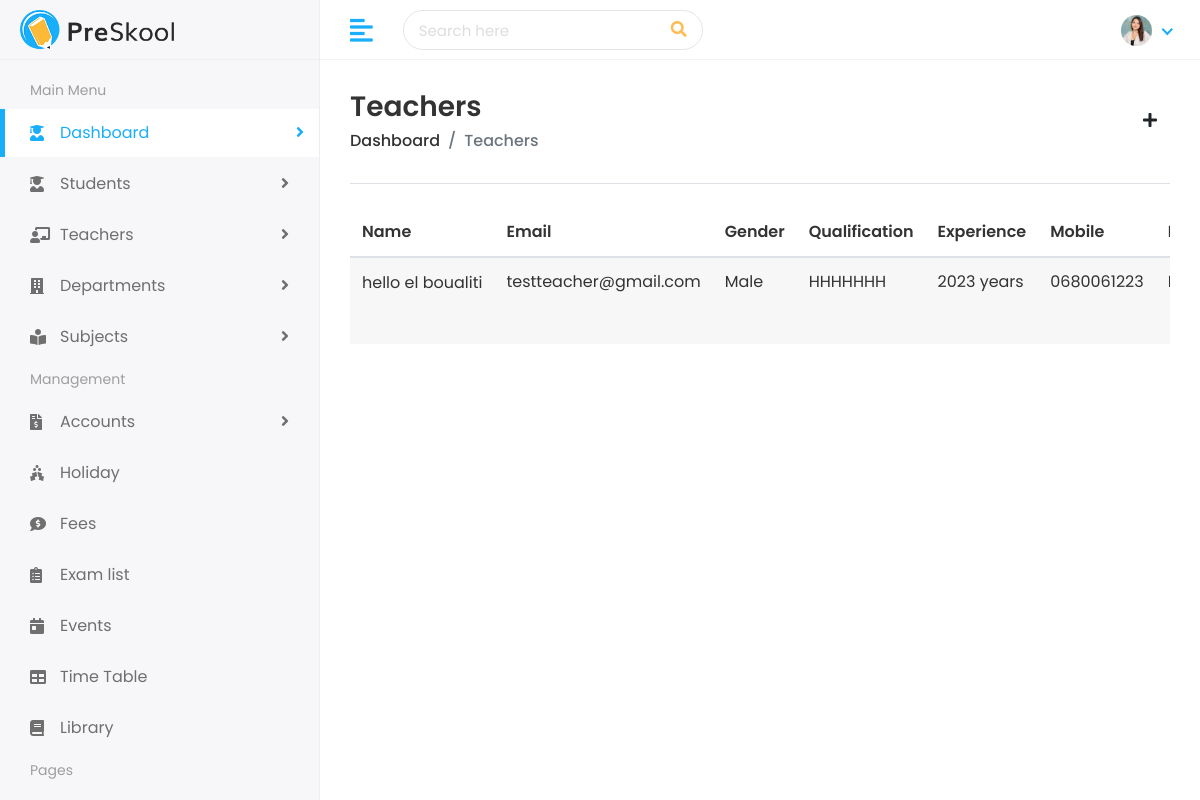
The page /staff/teachers/ (signed in) on the database its author committed.
### staff/models.py (models this page shows, shortened)
class Teacher(models.Model):
    user = models.OneToOneField(settings.AUTH_USER_MODEL, on_delete=models.CASCADE, related_name='teacher_profile')
    gender = models.CharField(max_length=10, choices=[('Male','Male'), ('Female','Female')])
    qualification = models.CharField(max_length=100)
    experience = models.IntegerField()
    mobile_number = models.CharField(max_length=15)
    address = models.TextField()
    joining_date = models.DateField()
    department = models.ForeignKey('academic.Department', on_delete=models.SET_NULL, null=True)

### home_auth/models.py (models this page shows, shortened)
class CustomUser(AbstractUser):
    username = models.CharField(max_length=100, unique=True)
    email = models.EmailField(max_length=255, unique=True, db_index=True)
    is_authorized = models.BooleanField(default=False)
    login_token = models.CharField(max_length=6, blank=True, null=True)
    first_name = models.CharField(max_length=30, blank=True)
    last_name = models.CharField(max_length=30, blank=True)
    date_joined = models.DateTimeField(auto_now_add=True)
    is_student = models.BooleanField(default=False)
    is_admin = models.BooleanField(default=False)
    is_teacher = models.BooleanField(default=False)
    groups = models.ManyToManyField(
        'auth.Group',
        related_name=None,
        blank=True
    )
    user_permissions = models.ManyToManyField(
        'auth.Permission',
        related_name=None,
        blank=True
    )

### staff/views.py (the view)
# urls.py: path('teachers/', views.teacher_list, name='teacher_list'),
@login_required
def teacher_list(request):
    teachers = Teacher.objects.all().select_related('user', 'department')
    return render(request, 'staff/teacher-list.html', {'teachers': teachers})

### templates/staff/teacher-list.html (shortened to what this page needs)
{% extends 'Home/base.html' %}
{% load static %}
{% block body %}
<div class="page-wrapper">
    <div class="content container-fluid">
        <div class="page-header">
            <div class="row align-items-center">
                <div class="col">
                    <h3 class="page-title">Teachers</h3>
                    <ul class="breadcrumb">
                        <li class="breadcrumb-item"><a href="{% url 'dashboard' %}">Dashboard</a></li>
                        <li class="breadcrumb-item active">Teachers</li>
                    </ul>
                </div>
                <div class="col-auto float-right ml-auto">
                    <a href="{% url 'add_teacher' %}" class="btn btn-add"><i class="fas fa-plus"></i></a>
                </div>
            </div>
        </div>
        <div class="row">
            <div class="col-md-12">
                <div class="table-responsive">
                    <table class="table table-striped custom-table mb-0 datatable">
                        <thead>
                            <tr>
                                <th>Name</th>
                                <th>Email</th>
                                <th>Gender</th>
                                <th>Qualification</th>
                                <th>Experience</th>
                                <th>Mobile</th>
                                <th>Department</th>
                            </tr>
                        </thead>
                        <tbody>
                            {% for teacher in teachers %}
                                <tr>
                                    <td>
                                        <h2 class="table-avatar">
                                            <a href="">{{ teacher.user.first_name }} {{ teacher.user.last_name }}</a>
                                        </h2>
                                    </td>
                                    <td>{{ teacher.user.email }}</td>
                                    <td>{{ teacher.gender }}</td>
                                    <td>{{ teacher.qualification }}</td>
                                    <td>{{ teacher.experience }} years</td>
                                    <td>{{ teacher.mobile_number }}</td>
                                    <td>{% if teacher.department %}{{ teacher.department.name }}{% else %}N/A{% endif %}</td>
                                </tr>
                            {% empty %}
                                <tr>
                                    <td colspan="9" class="text-center py-4">No teachers found</td>
                                </tr>
                            {% endfor %}
                        </tbody>
                    </table>
                </div>
            </div>
        </div>
    </div>
</div>
{% endblock %}

### static/assets/css/style.css (style rules this page uses)
html { height: 100%; }
body { background-color: #fff; color: #333; font-family: 'Poppins', sans-serif; font-size: 1rem; height: 100%; line-height: 1.5; overflow-x: hidden; }
h1, h2, h3, h4, h5, h6 { font-family: 'Poppins', sans-serif; margin-top: 0; }
ul, ol { padding: 0px; list-style: none; }
.table { color: #333; max-width: 100%; margin-bottom: 0; width: 100%; }
.table-striped > tbody > tr:nth-of-type(2n+1) { background-color: #f8f9fa; }
table.table td h2 { display: inline-block; font-size: inherit; font-weight: 400; margin: 0; padding: 0; vertical-align: middle; }
table.table td h2.table-avatar { align-items: center; display: inline-flex; font-size: inherit; font-weight: 400; margin: 0; padding: 0; vertical-align: middle; white-space: nowrap; }
table.table td h2 a { color: #333; }
.table thead tr th { font-weight: 600; }
.table tbody tr { border-bottom: 1px solid rgba(0, 0, 0, 0.05); }
.table-striped thead tr { border-color: transparent; }
.table-striped tbody tr { border-color: transparent; }
.table-striped tbody tr:nth-of-type(odd) { background-color: rgba(235, 235, 235, 0.4); }
.page-wrapper { margin-left: 320px; padding-top: 60px; position: relative; transition: all 0.4s ease; }
.page-wrapper > .content { padding: 1.875rem 1.875rem 0; }
.page-header { margin-bottom: 1.875rem; }
.page-header .breadcrumb { background-color: transparent; color: #6c757d; font-size: 1rem; font-weight: 500; margin-bottom: 0; padding: 0; }
.page-header .breadcrumb a { color: #333; }
.page-title { font-size: 28px; font-weight: 600; color: #333; margin-bottom: 5px; }

### rows shown on the page
Teacher: user.first_name "hello", user.last_name "el boualiti", user.email "testteacher@gmail.com", gender "Male", qualification "HHHHHHH", experience "2023", mobile_number "0680061223"
